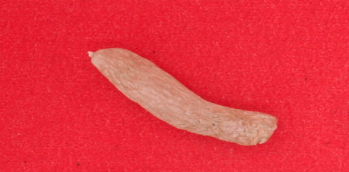
#> input picture resource/vertical.png, 349 x 172 px
$ python undertanding_contours.py   (older library calls are emulated)
#> lines starting #> are read from the running program, lines starting #| are printed output that depends on the picture; after the words box and inside, x2 and y2 are one past the last pixel; in counts of white or black regions, pixels touching at a corner belong together
import cv2
import numpy as np

def filter_my_contours(image,contours):
    filtered_contours = []
    ImageArea = image.shape[0] * image.shape[1]
    for i in contours:
        #Creiterio para filtro
        area = cv2.contourArea(i)
        if (area >= 0.10 *ImageArea) and (area <= 0.90 * ImageArea):
            filtered_contours.append(i)

    return filtered_contours

image    = cv2.imread('../resource/vertical.png')
#> image is the input picture: shape (172, 349, 3); mean B, G, R 63.5, 50.4, 230.8
blurred  = cv2.pyrMeanShiftFiltering(image,31,91)
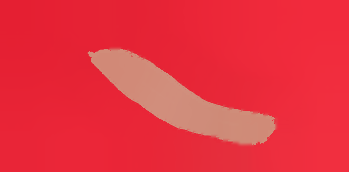
#> blurred: shape (172, 349, 3); mean B, G, R 63.6, 50.4, 231.2
gray     = cv2.cvtColor(blurred,cv2.COLOR_BGR2GRAY)
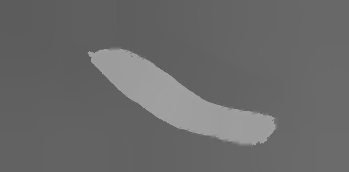
#> gray: shape (172, 349); min 92, max 161, mean 106

ret , threshold = cv2.threshold(gray,0,255,cv2.THRESH_BINARY+cv2.THRESH_OTSU)
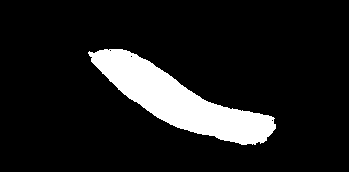
#> threshold: shape (172, 349); 11.4% white; 1 white region
#> ret = 128
cv2.imshow("Threshold",threshold)

_, contours,_     = cv2.findContours(threshold, cv2.RETR_LIST,cv2.CHAIN_APPROX_SIMPLE)
#> contours = 4 contours, 3 with area under 20; largest, box (x1, y1, x2, y2) and area: (88, 49, 276, 145) 6626
filtered_contours = filter_my_contours(image, contours)
#> the loop in filter_my_contours, `for i in contours:` made 4 passes
#> area on pass 4: 6626
#> after the loop in filter_my_contours, `for i in contours:`: filtered_contours = 1 contour; box (x1, y1, x2, y2) and area: (88, 49, 276, 145) 6626

(x,y,w,h) = cv2.boundingRect(filtered_contours[0])
#> x = 88; y = 49; w = 188; h = 96
image     = cv2.rectangle(image,(x,y),(x+w,y+h),(255,0,0),2)
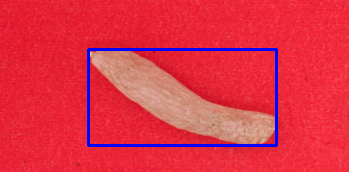
#> image: shape (172, 349, 3); 2.83% of pixels changed, all inside (x1, y1, x2, y2) = (87, 48, 278, 147)
cropped   = image[y:y+h,x:x+w]
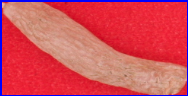
#> cropped: shape (96, 188, 3); mean B, G, R 89.3, 75.2, 210.2
cv2.imshow("Cropped Image",cropped)


print( "Number of contours detected-> %d  " % len(filtered_contours))
#| Number of contours detected-> 1
cv2.drawContours(image,filtered_contours,-1,(0,255,255),2)
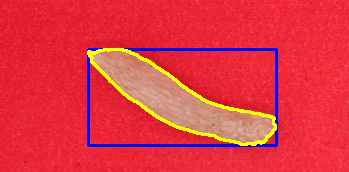
#> image: shape (172, 349, 3); 2.59% of pixels changed, all inside (x1, y1, x2, y2) = (87, 48, 277, 146)
cv2.namedWindow('Display',cv2.WINDOW_NORMAL)
cv2.imshow('Display',image)
cv2.waitKey()
